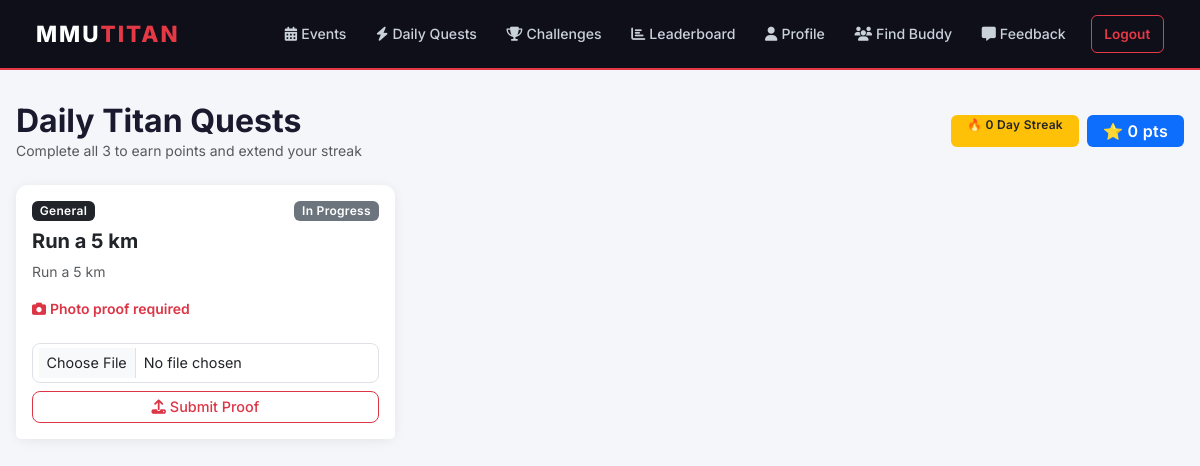
Before: /daily_tasks (signed in) with the older database file.
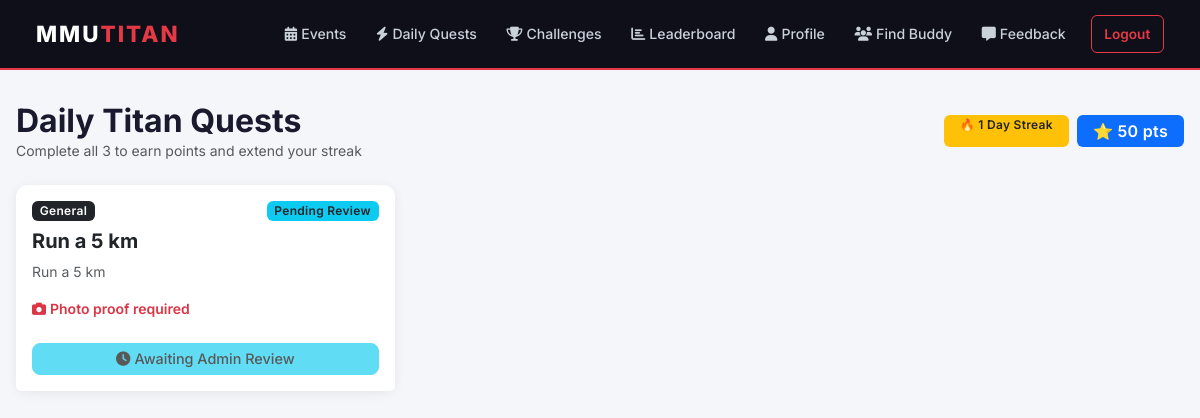
After: the same page with the newer database file.
### mmutitan/models.py (models this page shows)
class User(db.Model, UserMixin):
    id = db.Column(db.Integer, primary_key=True)
    name = db.Column(db.String(100), nullable=False)
    email = db.Column(db.String(120), unique=True, nullable=False)
    password = db.Column(db.String(200), nullable=False)
    faculty = db.Column(db.String(50), nullable=False)
    sport_preferences = db.Column(db.String(200), default="")
    profile_photo = db.Column(db.String(20), nullable=False, default='default.jpg')
    points = db.Column(db.Integer, default=0)
    streak = db.Column(db.Integer, default=0)
    is_admin = db.Column(db.Boolean, default=False)
    is_banned = db.Column(db.Boolean, default=False)
    reset_token = db.Column(db.String(100), nullable=True)
    reset_token_expiry = db.Column(db.DateTime, nullable=True)
    availability_days = db.Column(db.String(100), nullable=True)   # e.g. "Mon,Wed,Fri"
    availability_time = db.Column(db.String(20), nullable=True)    # "Morning", "Afternoon", "Evening"
    rsvps = db.relationship('RSVP', backref='user_ref', lazy=True, cascade="all, delete-orphan")
    usertasks = db.relationship('UserTask', backref='user_ref', lazy=True, cascade="all, delete-orphan")
    submissions = db.relationship('Submission', backref='user_ref', lazy=True, cascade="all, delete-orphan")
    badges = db.relationship('Badge', secondary=user_badges, backref=db.backref('users', lazy='dynamic'))
    point_history = db.relationship('Point', backref='user_ref', lazy=True, cascade="all, delete-orphan")
    streak_history = db.relationship('Streak', backref='user_ref', lazy=True, cascade="all, delete-orphan")
    feedbacks = db.relationship('Feedback', backref='user_ref', lazy=True, cascade="all, delete-orphan")
    sent_requests = db.relationship('BuddyRequest', foreign_keys='BuddyRequest.sender_id',
                                    backref='sender', lazy=True, cascade="all, delete-orphan")
    received_requests = db.relationship('BuddyRequest', foreign_keys='BuddyRequest.receiver_id',
                                        backref='receiver', lazy=True, cascade="all, delete-orphan")

class UserTask(db.Model):
    id = db.Column(db.Integer, primary_key=True)
    user_id = db.Column(db.Integer, db.ForeignKey('user.id', ondelete='CASCADE'), nullable=False)
    task_id = db.Column(db.Integer, db.ForeignKey('task.id', ondelete='CASCADE'), nullable=False)
    status = db.Column(db.String(20), default='In Progress')
    proof_image = db.Column(db.String(20), nullable=True)
    date_accepted = db.Column(db.DateTime, nullable=False, default=datetime.utcnow)

class Task(db.Model):
    id = db.Column(db.Integer, primary_key=True)
    title = db.Column(db.String(100), nullable=False)
    description = db.Column(db.Text, nullable=False)
    sport_category = db.Column(db.String(50), nullable=False)
    difficulty = db.Column(db.String(20), nullable=False)
    proof_required = db.Column(db.Boolean, default=False)
    usertasks = db.relationship('UserTask', backref='task_ref', lazy=True, cascade="all, delete-orphan")

### mmutitan/app.py (the view, shortened to what this page needs)
    @app.route('/daily_tasks')
    @login_required
    def daily_tasks():
        today = date.today()
        today_tasks = UserTask.query.filter(
            UserTask.user_id == current_user.id,
            db.func.date(UserTask.date_accepted) == today
        ).all()
        return render_template('daily_tasks.html', title='Daily Quests',
                               today_tasks=today_tasks)

### mmutitan/models.py (called while the page is built)
@login_manager.user_loader
def load_user(user_id):
    return User.query.get(int(user_id))

### mmutitan/templates/daily_tasks.html
{% extends "base.html" %}
{% block content %}
<div class="d-flex justify-content-between align-items-center mb-4">
    <div>
        <h2 class="fw-bold mb-0">Daily Titan Quests</h2>
        <p class="text-muted small mb-0">Complete all 3 to earn points and extend your streak</p>
    </div>
    <div class="d-flex gap-2">
        <span class="badge bg-warning text-dark px-3 py-2-6">🔥 {{ current_user.streak }} Day Streak</span>
        <span class="badge bg-primary px-3 py-2 fs-6">⭐ {{ current_user.points }} pts</span>
    </div>
</div>
<div class="row g-3">
    {% for ut in today_tasks %}
    <div class="col-md-4">
        <div class="card h-100 {% if ut.status == 'Completed' %}border-success border-2{% elif ut.status == 'Pending Review' %}border-info{% endif %}">
            <div class="card-body">
                <div class="d-flex justify-content-between align-items-start mb-2">
                    <span class="badge bg-dark">{{ ut.task_ref.sport_category }}</span>
                    <span class="badge
                        {% if ut.status == 'Completed' %}bg-success
                        {% elif ut.status == 'Pending Review' %}bg-info text-dark
                        {% else %}bg-secondary{% endif %}">
                        {{ ut.status }}
                    </span>
                </div>
                <h5 class="fw-bold mt-2">{{ ut.task_ref.title }}</h5>
                <p class="text-muted small">{{ ut.task_ref.description }}</p>
                {% if ut.task_ref.proof_required %}
                <p class="small text-danger fw-semibold mb-0">
                    <i class="fa fa-camera me-1"></i>Photo proof required
                </p>
                {% endif %}
            </div>
            <div class="card-footer bg-white border-0 pb-3">
                {% if ut.status == 'In Progress' %}
                <form action="{{ url_for('submit_proof', user_task_id=ut.id) }}" method="POST" enctype="multipart/form-data">
                    {% if ut.task_ref.proof_required %}
                    <input class="form-control form-control-sm mb-2" type="file"
                           name="proof_image" accept="image/*" required>
                    {% endif %}
                    <button type="submit" class="btn btn-outline-danger w-100 btn-sm">
                        {% if ut.task_ref.proof_required %}
                            <i class="fa fa-upload me-1"></i>Submit Proof
                        {% else %}
                            <i class="fa fa-check me-1"></i>Mark as Done
                        {% endif %}
                    </button>
                </form>
                {% elif ut.status == 'Pending Review' %}
                <button class="btn btn-info w-100 btn-sm" disabled>
                    <i class="fa fa-clock me-1"></i>Awaiting Admin Review
                </button>
                {% else %}
                <button class="btn btn-success w-100 btn-sm" disabled>
                    <i class="fa fa-check-circle me-1"></i>Completed ✓
                </button>
                {% endif %}
            </div>
        </div>
    </div>
    {% else %}
    <div class="col-12 text-center mt-5">
        <div style="font-size:3rem;">🏋️</div>
        <h4 class="text-muted mt-2">No tasks available yet.</h4>
        <p class="text-muted small">Ask your admin to add tasks to the pool.</p>
    </div>
    {% endfor %}
</div>
{% endblock %}

### mmutitan/templates/base.html (shortened to what this page needs)
<!DOCTYPE html>
<html lang="en">
<head>
    <link href="https://cdn.jsdelivr.net/npm/bootstrap@5.3.0/dist/css/bootstrap.min.css" rel="stylesheet">
    <link rel="stylesheet" href="https://cdnjs.cloudflare.com/ajax/libs/font-awesome/6.4.0/css/all.min.css">
</head>
<body>
<nav class="navbar navbar-expand-lg">
    <div class="container-fluid">
        <a class="navbar-brand" href="{{ url_for('home') }}">MMU<span>TITAN</span></a>
        <div class="collapse navbar-collapse" id="navbarNav">
            <div class="navbar-nav ms-auto align-items-center gap-1">
                {% if current_user.is_authenticated %}
                    <a class="nav-link" href="{{ url_for('list_events') }}">
                        <i class="fa fa-calendar-alt me-1"></i>Events
                    </a>
                    <a class="nav-link" href="{{ url_for('daily_tasks') }}">
                        <i class="fa fa-bolt me-1"></i>Daily Quests
                    </a>
                    <a class="nav-link" href="{{ url_for('student_challenges') }}">
                        <i class="fa fa-trophy me-1"></i>Challenges
                    </a>
                    <a class="nav-link" href="{{ url_for('leaderboard') }}">
                        <i class="fa fa-chart-bar me-1"></i>Leaderboard
                    </a>
                    <a class="nav-link" href="{{ url_for('profile') }}">
                        <i class="fa fa-user me-1"></i>Profile
                    </a>
                    <a class="nav-link" href="{{ url_for('buddy_finder') }}">
                        <i class="fa fa-users me-1"></i>Find Buddy
                    </a>
                    <a class="nav-link" href="{{ url_for('submit_feedback') }}">
                        <i class="fa fa-comment-alt me-1"></i>Feedback
                    </a>
                    <a class="nav-link btn-logout ms-2" href="{{ url_for('logout') }}">Logout</a>
                {% else %}
                    <a class="nav-link" href="{{ url_for('login') }}">Login</a>
                    <a class="btn btn-danger btn-sm ms-2" href="{{ url_for('register') }}">Join Now</a>
                {% endif %}
            </div>
        </div>
    </div>
</nav>
<div class="container page-wrapper">
    {% block content %}{% endblock %}
</div>
</body>
</html>

### mmutitan/templates/base.html (style rules this page uses)
body { font-family: 'Inter', sans-serif; background-color: #f4f6f9; color: #1a1a2e; }
.navbar { background-color: #0f0f1a !important; border-bottom: 2px solid #e63946; padding: 0.75rem 1.5rem; }
.navbar-brand { font-size: 1.4rem; font-weight: 800; letter-spacing: 2px; color: #ffffff !important; }
.navbar-brand span { color: #e63946; }
.nav-link { color: #c9d1d9 !important; font-weight: 500; font-size: 0.88rem; padding: 0.5rem 0.8rem !important; border-radius: 6px; transition: background 0.2s, color 0.2s; }
.btn-logout { background: transparent; border: 1px solid #e63946; color: #e63946 !important; font-size: 0.85rem; padding: 0.35rem 0.9rem; border-radius: 6px; font-weight: 600; transition: all 0.2s; }
.card { border: none; border-radius: 12px; box-shadow: 0 2px 12px rgba(0,0,0,0.07); }
.btn { border-radius: 8px; font-weight: 500; font-size: 0.9rem; }
.badge { font-weight: 600; letter-spacing: 0.3px; border-radius: 6px; font-size: 0.75rem; }
.page-wrapper { max-width: 1200px; margin: 0 auto; padding: 2rem 1rem; }

Changed rows visible on the page:
changed User: streak "0" → "1"; points "0" → "50"
changed UserTask "Run a 5 km": status "In Progress" → "Pending Review"; status "Submit Proof" → "Awaiting Admin Review"
